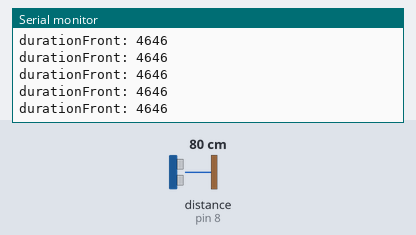
Bench run of a sketch on a simulated Arduino Uno, built with avr-gcc and run on an emulated ATmega328P. On the bench: the last lines printed to the serial monitor. Wiring (inferred from the names in the program): ultrasonic range finder: trigger pin 9; echo pin 8. The test bench sets the inputs (shaded band); at power-on: distance to the obstacle (sensor on pin 8) 80 cm. The echo pulse lasts 58.3 µs per cm.

Above: at 1.2 s.
1.3 s: distance to the obstacle (sensor on pin 8) set to 299 cm
At 1.62 s:
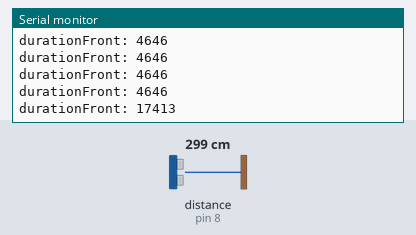
4.3 s: distance to the obstacle (sensor on pin 8) set to 2 cm
At 4.45 s:
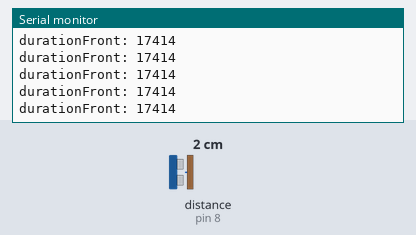
Timing chart, 0 to 7.3 s (numbered marks = the images above; inputs shaded):
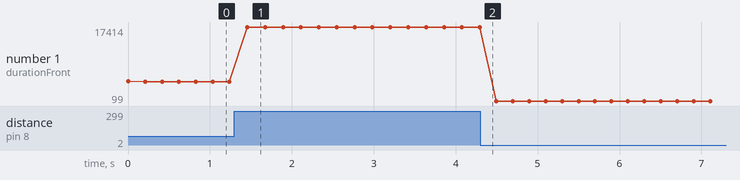

The sketch:

HC-SR04DriverCode.ino
```cpp
#define echoPinFront 8
#define trigPinFront 9
int durationFront = 0;
int durationRight = 0;
void setup() {
  Serial.begin (9600);
  pinMode(trigPinFront, OUTPUT);
  pinMode(echoPinFront, INPUT);
}
void loop() {
  digitalWrite(trigPinFront, LOW);
  delayMicroseconds(2);
  digitalWrite(trigPinFront, HIGH);
  delayMicroseconds(10);
  digitalWrite(trigPinFront, LOW);
  durationFront = pulseIn(echoPinFront, HIGH);
  Serial.print("durationFront: ");
  Serial.println(durationFront);
  delay(200);
}
```

Measured:
- after the input at 1.3 s, the serial monitor: prints a new line after 0.16 s (image 1)
- plotted number 1: 4646 → 17414 after the input at 1.3 s, 17414 → 99 after the input at 4.3 s
